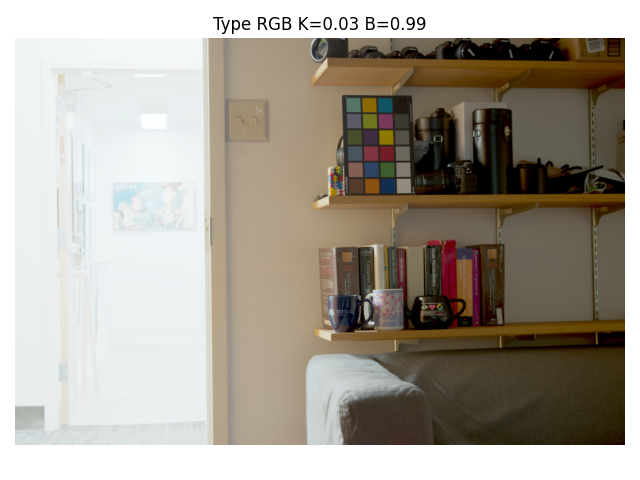
#> input picture Assignment2/part4_k=0_03_b=0_99.png, 640 x 480 px, given in place of exposure1.jpg, which was not available
$ jupyter execute --allow-errors assign1.ipynb   (shell and % lines are left out)   (text cells are left out)
#> lines starting #> are read from the running program, lines starting #| are printed output that depends on the picture; pictures that were not available may be replaced by others from this repository, and a replacement may not be noted
[cell 1]
# Assignment 2: HDR Imaging and Tonemapping
## Batuhan Yalçın 64274
### April 12, 2023

[cell 2]
### Connect to my drive folder
from google.colab import drive
drive.mount('/content/drive')
%cd drive/MyDrive/Comp427/Assignment2

[cell 3]
import numpy as np
#import OpenEXR
#import Imath
import cv2
import skimage
from skimage import io
import matplotlib.pyplot as plt
import copy

[cell 4]
#downsamples an input image for some N with I[::N, ::N]
def down_sample(img_path, N = 200):
    I = io.imread(img_path)
    return I[::N, ::N]
## HDR read and write
def writeHDR(name, data):
    #flip from rgb to bgr for cv2
    cv2.imwrite(name, data[:, :, ::-1].astype(np.float32))
# [4 lines left out: function readHDR, not called in this run]

[cell 5]
# [151 lines left out: functions read_colorchecker_gm, Lab_to_XYZ, not called in this run]

def finv(val):
    val_out = np.where(val > 6/29, val**3, 3 * (6/29)**2 * ( val - 4/29 ))
    return val_out

# [340 lines left out: functions illuminant_xyz, xyY_to_XYZ, chromatic_adaptation_xyz, XYZ_to_RGB_linear, apply_color_matrix, lRGB2XYZ and 1 more, not called in this run]

def writeHDR(name, data):
    #flip from rgb to bgr for cv2
    cv2.imwrite(name, data[:, :, ::-1].astype(np.float32))

# [392 lines left out: functions readHDR, get_matrix_and_vector, get_linearize, tent_weights, gaussian_weights, uniform_weights and 5 more, not called in this run]

[cell 6]
def get_matrix_and_vector(method):
    A = np.zeros((0,0))
    b = np.zeros((0,0))
    # A matrix value from images
    for k in range(16):
        image = "./door_stack/exposure" + str(k + 1) + ".jpg"
        # As suggested select N points for optimization
        pixels = down_sample(image)
        # get exposure time for this img shutter speed is 1/2048
        exposure = (1 / 2048) * np.exp2(k)
        # Filter points
        mask_uppers = np.where(pixels > 255)
        mask_lowers = np.where(pixels < 0)
        pixels[mask_uppers] = 255
        pixels[mask_lowers] = 0
        # single g for all the channels
        pixels = np.reshape(pixels, (-1, 1))

        # Weights
        if (method == "gaus"):
            weights = np.exp(-4 * (pixels / 255 - 0.5)**2 / (0.5)**2) * 255
        elif (method == "tent"):
            weights = np.minimum(pixels, 255 - pixels)
        elif (method == "uniform"):
            weights = np.ones(pixels.shape) * 255
        else:
            weights = np.ones(pixels.shape) * exposure * 255
        # We should Again filter the weights to zero of bad points
        mask_uppers = np.where(weights > 255)
        mask_lowers = np.where(weights < 0)
        weights[mask_uppers] = 0
        weights[mask_lowers] = 0

        A_matrix = np.zeros((0,0))
        b_vector = []
        for index in range(pixels.shape[0]):
            # A Matrix
            color_row = np.zeros((1,256))
            color_row[0, pixels[index, 0]] = weights[index, 0]
            radiance_row = np.zeros((1, pixels.shape[0]))
            radiance_row[0, index] = -weights[index, 0]
            pixel_row = np.hstack((color_row, radiance_row))
            if A_matrix.shape[0] == 0:
                A_matrix = pixel_row
            else:
                A_matrix = np.vstack((A_matrix, pixel_row))
            # b vector
            b_entry = weights[index, 0] * np.log(exposure)
            b_vector.append(b_entry)
        b_vector = np.asarray(b_vector)
        b_vector = np.reshape(b_vector, (-1, 1))

        # Shape Fix
        if A.shape[0] == 0:
            A = A_matrix
            b = b_vector
        else:
            A = np.vstack((A, A_matrix))
            b = np.vstack((b, b_vector))
    return A, b

[cell 7]
def get_linearize(method):
    A, b= get_matrix_and_vector(method)
    # A matrix value from smooth regularization
    laplac = np.zeros((254, A.shape[1]))
    b_sub = np.zeros((254, 1))
    lambd = 10
    for i in range(254):
        #Laplacian Submatrix
        at = i + 1
        if (method == "gaus"):
          laplac[i, at] = -2 * lambd * gaussian_weights(at,True)
          laplac[i, at - 1] = lambd * gaussian_weights(at,True)
          laplac[i, at + 1] = lambd * gaussian_weights(at,True)
        elif (method == "tent"):
          laplac[i, at] = -2 * lambd * tent_weights(at,True)
          laplac[i, at - 1] = lambd * tent_weights(at,True)
          laplac[i, at + 1] = lambd * tent_weights(at,True)
        elif (method == "uniform"):
          laplac[i, at] = -2 * lambd * uniform_weights(at,True)
          laplac[i, at - 1] = lambd * uniform_weights(at,True)
          laplac[i, at + 1] = lambd * uniform_weights(at,True)
        else:
          laplac[i, at] = -2 * lambd * photon_weights(at,True,0)
          laplac[i, at - 1] = lambd * photon_weights(at,True,0)
          laplac[i, at + 1] = lambd * photon_weights(at,True,0)


    # A Matrix
    A = np.vstack((A, np.ones((1, A.shape[1])), laplac))
    # b vector
    b = np.vstack((b, np.array([[1]]), b_sub))
    b =b\
    # g function
    g_func = np.linalg.lstsq(A, b)[0][:256].reshape(-1)
    return g_func

#> (a cell that did not finish here is left out)

#> in down_sample, I is the input picture: shape (480, 640, 4); mean R, G, B, A 168.1, 161.6, 150.8, 255
#> in get_matrix_and_vector, `mask_uppers = np.where(pixels > 255)`: mask_uppers = (empty array, empty array, empty array)
#> in get_matrix_and_vector, `pixels = np.reshape(pixels, (-1, 1))`: pixels = 48 values, max 255 at index 0, min 0 at index 30, mean 203.6
#> in get_matrix_and_vector, `weights = np.exp(-4 * (pixels / 255 - 0.5)**2 / (0.5)**2) * 255`: weights = 48 values, max 253.1 at index 24, min 4.67 at index 0, mean 27.18
#> in get_matrix_and_vector, `mask_uppers = np.where(weights > 255)`: mask_uppers = (empty array, empty array)
#> the loop in get_matrix_and_vector, `for index in range(pixels.shape[0]):` made 48 passes
#> b_entry on passes 1 to 12: -35.61, -35.61, -35.61, -35.61, -35.61, -35.61, -35.61, -35.61, -35.61, -35.61, -35.61, -35.61
#> after the loop in get_matrix_and_vector, `for index in range(pixels.shape[0]):`: b_vector = 48 values, max -35.61 at index 0, min -1929.9 at index 24, mean -207.2
#> in get_matrix_and_vector, `b = b_vector`: b has the same summary as b_vector
#> pass 2 of the loop in get_matrix_and_vector, `for k in range(16):`:
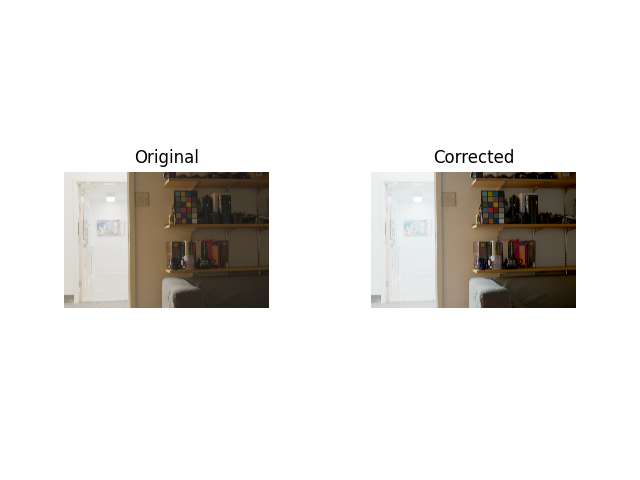
#> input picture Assignment2/Comparison (1).png, 640 x 480 px, given in place of exposure2.jpg, which was not available
#> in down_sample, I is the input picture: shape (480, 640, 4); mean R, G, B, A 232, 230.3, 227.9, 255
#> in get_matrix_and_vector, `mask_uppers = np.where(pixels > 255)`: mask_uppers = (empty array, empty array, empty array)
#> pixels = 48 values, max 255 at index 0, min 49 at index 22, mean 241.4
#> in get_matrix_and_vector, `weights = np.exp(-4 * (pixels / 255 - 0.5)**2 / (0.5)**2) * 255`: weights = 48 values, max 136.1 at index 20, min 4.67 at index 0, mean 11.41
#> in get_matrix_and_vector, `mask_uppers = np.where(weights > 255)`: mask_uppers = (empty array, empty array)
#> the loop in get_matrix_and_vector, `for index in range(pixels.shape[0]):` made 48 passes
#> b_entry on passes 1 to 8: -32.37, -32.37, -32.37, -32.37, -32.37, -32.37, -32.37, -32.37
#> after the loop in get_matrix_and_vector, `for index in range(pixels.shape[0]):`: b_vector = 48 values, max -32.37 at index 0, min -943.7 at index 20, mean -79.12
#> in get_matrix_and_vector, `b = np.vstack((b, b_vector))`: b = 96 values, max -32.37 at index 48, min -1929.9 at index 24, mean -143.2
plt.plot(gaus_g)
plt.show()

#> (a cell that did not finish here is left out)

#> the loop in get_matrix_and_vector (call 2), `for index in range(pixels.shape[0]):` made 48 passes
#> b_entry on passes 1 to 12: 0, 0, 0, 0, 0, 0, 0, 0, 0, 0, 0, 0
#> pass 2 of the loop in get_matrix_and_vector, `for k in range(16):`:
plt.plot(tent_g)
plt.show()

#> (a cell that did not finish here is left out)

#> (a cell that did not finish here is left out)

#> call 3 of get_matrix_and_vector, with method = 'uniform'
#> in get_matrix_and_vector (call 3), `mask_uppers = np.where(pixels > 255)`: mask_uppers = (empty array, empty array, empty array)
#> in get_matrix_and_vector (call 3), `pixels = np.reshape(pixels, (-1, 1))`: pixels = 48 values, max 255 at index 0, min 0 at index 30, mean 203.6
#> after the loop in get_matrix_and_vector (call 3), `for index in range(pixels.shape[0]):`:
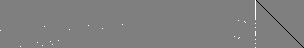
#> A_matrix: shape (48, 304) float64; min -255, max 255, mean 0; drawn with min black and max white
#> pass 2 of the loop in get_matrix_and_vector, `for k in range(16):`:
#> in get_matrix_and_vector (call 3), `mask_uppers = np.where(pixels > 255)`: mask_uppers = (empty array, empty array, empty array)
#> pixels = 48 values, max 255 at index 0, min 49 at index 22, mean 241.4
#> after the loop in get_matrix_and_vector (call 3), `for index in range(pixels.shape[0]):`:
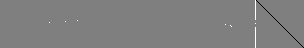
#> A_matrix: shape (48, 304) float64; min -255, max 255, mean 0; drawn with min black and max white
plt.plot(uniform_g)
plt.show()

#> (a cell that did not finish here is left out)

#> pass 2 of the loop in get_matrix_and_vector, `for k in range(16):`:
